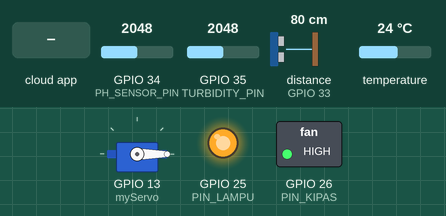
A sketch run on a simulated ESP32. On the bench: servo, switched loads named in the sketch (green lamp = pin HIGH), output pins drawn as LEDs (lit = HIGH). Wiring (inferred from the names in the program): ultrasonic range finder: trigger GPIO 32; echo GPIO 33. Inputs (shaded band) come from the test bench; at power-on: GPIO 34 (PH_SENSOR_PIN) = 2048, GPIO 35 (TURBIDITY_PIN) = 2048, distance to the obstacle (sensor on GPIO 33) 80 cm, temperature 24 °C. The echo pulse lasts 58.3 µs per cm; WiFi joins after 1.5 s; servers stay silent unless stated; the local clock reads 2024-03-15 10:24:30 at power-on unless the sketch sets it; the Firebase database answers and starts empty; pins used as bus, display or sensor lines are not drawn; what the sketch prints to the serial monitor is not drawn.

Above: at 2.7 s.
2.8 s: the phone or cloud app sets kipas to 1
At 4.1 s:
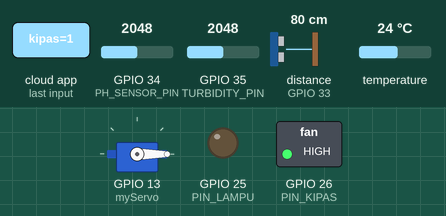
4.6 s: the phone or cloud app sets kipas to 0
At 7.2 s:
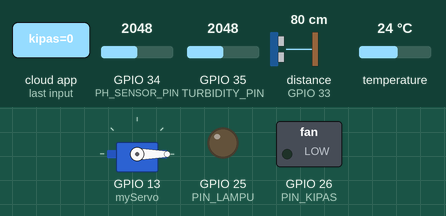
7.5 s: the phone or cloud app sets lampu to 1
At 9.3 s:
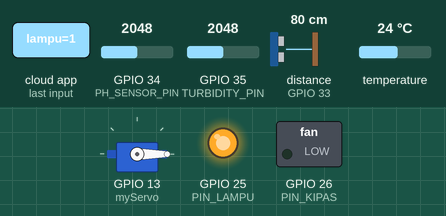
10.4 s: the phone or cloud app sets lampu to 0
At 12.5 s:
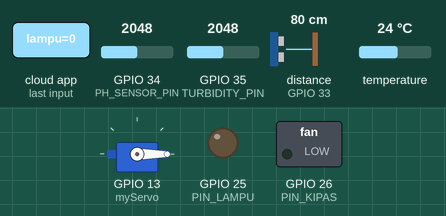
13.2 s: the phone or cloud app sets otomatis to 1
At 15.7 s:
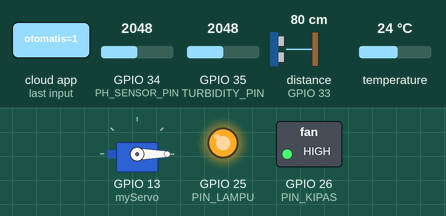
Timing chart, 0 to 17.1 s (numbered marks = the images above; inputs shaded):
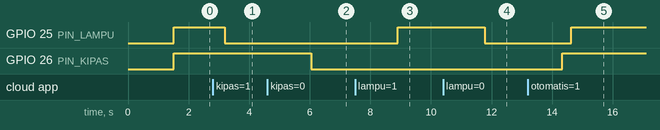

Measured:
- after the input at 2.8 s, GPIO 26 (PIN_KIPAS): stays HIGH (without the input it goes to LOW after 0.39 s)
- after the input at 4.6 s, GPIO 26 (PIN_KIPAS): HIGH → LOW after 1.5 s
- after the input at 7.5 s, GPIO 25 (PIN_LAMPU): LOW → HIGH after 1.4 s
- after the input at 10.4 s, GPIO 25 (PIN_LAMPU): HIGH → LOW after 1.4 s
- after the input at 13.2 s, GPIO 25 (PIN_LAMPU): LOW → HIGH after 1.4 s; GPIO 26 (PIN_KIPAS): LOW → HIGH after 1.1 s

The sketch:

AquaSmart.ino
```cpp
#include <WiFi.h>
#include <Firebase_ESP_Client.h>
#include <OneWire.h>
#include <DallasTemperature.h>
#include <ESP32Servo.h>
#include <time.h>
#include <addons/TokenHelper.h>
#include <addons/RTDBHelper.h>

// WiFi Credentials
#define WIFI_SSID "IN"
#define WIFI_PASSWORD "12345678"

// Firebase Credentials
#define API_KEY "AIzaSyBJfT4uUk4UPqK-FNEKf9yCMGasRzTeZSg"
#define DATABASE_URL "https://fishmonitoring-29c27-default-rtdb.firebaseio.com/"
#define USER_EMAIL "ilhan@gmail.com"
#define USER_PASSWORD "123456"

// Firebase objects
FirebaseData fbdo;
FirebaseAuth auth;
FirebaseConfig config;

unsigned long sendDataPrevMillis = 0;
bool signupOK = false;

// Ultrasonic Sensor
#define echoPin 33
#define trigPin 32
long duration;
float jarak;
float tinggiWadah = 28; // cm
float tinggiAir;

// Temperature Sensor
#define SENSOR_PIN 2
OneWire oneWire(SENSOR_PIN);
DallasTemperature DS18B20(&oneWire);
float tempC;

// pH Sensor
#define PH_SENSOR_PIN 34
float calibration_value = 21.34 - 12.5;
unsigned long int avgval;
int buffer_arr[10], temp;
float ph_act;

// Turbidity Sensor (Kekeruhan)
#define TURBIDITY_PIN 35  // Gunakan pin ADC yang tersedia
const int analogValueLow = 950;    // nilai analog untuk NTU tinggi (keruh)
const int analogValueHigh = 4095;  // nilai analog untuk NTU rendah (jernih)
const float ntuLow = 100.0;
const float ntuHigh = 0.0;
float kekeruhanValue = 0;

// Servo
Servo myServo;
int currentPos = 0;
int lastFirebaseValue = 0;

// Relay Pins
#define PIN_KIPAS 26
#define PIN_LAMPU 25

// NTP Time setup
const char* ntpServer = "pool.ntp.org";
const long gmtOffset_sec = 25200; // GMT+7
const int daylightOffset_sec = 0;

void setup() {
  Serial.begin(9600);

  WiFi.begin(WIFI_SSID, WIFI_PASSWORD);
  Serial.print("Menghubungkan ke WiFi...");
  while (WiFi.status() != WL_CONNECTED) {
    Serial.print(".");
    delay(500);
  }
  Serial.println("\nTerhubung ke WiFi");

  config.api_key = API_KEY;
  config.database_url = DATABASE_URL;
  auth.user.email = USER_EMAIL;
  auth.user.password = USER_PASSWORD;

  Firebase.begin(&config, &auth);
  Firebase.reconnectWiFi(true);

  pinMode(trigPin, OUTPUT);
  pinMode(echoPin, INPUT);
  DS18B20.begin();

  myServo.attach(13);
  myServo.write(0);
  lastFirebaseValue = 0;

  // Time setup
  configTime(gmtOffset_sec, daylightOffset_sec, ntpServer);

  pinMode(PIN_KIPAS, OUTPUT);
  digitalWrite(PIN_KIPAS, HIGH);

  pinMode(PIN_LAMPU, OUTPUT);
  digitalWrite(PIN_LAMPU, HIGH);

  pinMode(TURBIDITY_PIN, INPUT); // kekeruhan
  Serial.println("Setup selesai.");
}

// Fungsi bantu Firebase
int bacaInteger(String path, String label) {
  if (Firebase.RTDB.getInt(&fbdo, path)) {
    if (fbdo.dataType() == "int") return fbdo.intData();
  } else {
    Serial.print("Gagal membaca "); Serial.print(label); Serial.print(": ");
    Serial.println(fbdo.errorReason());
  }
  return -1;
}

bool bacaBool(String path, String label) {
  if (Firebase.RTDB.get(&fbdo, path)) {
    String tipe = fbdo.dataType();
    if (tipe == "boolean") {
      return fbdo.boolData();
    } else if (tipe == "int") {
      return fbdo.intData() != 0;
    } else {
      Serial.print("Tipe data untuk "); Serial.print(label);
      Serial.print(" bukan boolean/int: "); Serial.println(tipe);
    }
  } else {
    Serial.print("Gagal membaca "); Serial.print(label); Serial.print(": ");
    Serial.println(fbdo.errorReason());
  }
  return false;
}

void loop() {
  // === 1. Perintah Servo dari Firebase ===
  int nilaiServo = bacaInteger("/servoValue", "Servo");
  if (nilaiServo == 180) {
    Serial.println("Perintah servo diterima: 180");
    myServo.write(180);
  } else {
    myServo.write(0);
  }

  // === 2. Pembacaan Sensor ===
  // Ultrasonik
  digitalWrite(trigPin, LOW); delayMicroseconds(2);
  digitalWrite(trigPin, HIGH); delayMicroseconds(10);
  digitalWrite(trigPin, LOW);
  duration = pulseIn(echoPin, HIGH);
  jarak = duration * 0.034 / 2;
  tinggiAir = tinggiWadah - jarak;

  // Suhu
  DS18B20.requestTemperatures();
  tempC = DS18B20.getTempCByIndex(0);

  // pH
  for (int i = 0; i < 10; i++) {
    buffer_arr[i] = analogRead(PH_SENSOR_PIN);
    delay(30);
  }
  for (int i = 0; i < 9; i++) {
    for (int j = i + 1; j < 10; j++) {
      if (buffer_arr[i] > buffer_arr[j]) {
        temp = buffer_arr[i];
        buffer_arr[i] = buffer_arr[j];
        buffer_arr[j] = temp;
      }
    }
  }
  avgval = 0;
  for (int i = 2; i < 8; i++) avgval += buffer_arr[i];
  float volt = (float)avgval * 3.3 / 4095.0 / 6;
  ph_act = -5.70 * volt + calibration_value;

  // Kekeruhan
  int turbidityADC = analogRead(TURBIDITY_PIN);
  kekeruhanValue = map(turbidityADC, analogValueLow, analogValueHigh, ntuLow * 100, ntuHigh * 100) / 100.0;
  Serial.print(kekeruhanValue);

  // === 3. Kontrol Otomatis / Manual ===
  bool otomatis = bacaBool("/app/otomatis", "Otomatis"); // ✅ tambahkan ini

  if (otomatis) {
    // Otomatis: kipas berdasarkan suhu
    digitalWrite(PIN_KIPAS, tempC >= 30.0 ? LOW : HIGH);

    // Otomatis: lampu berdasarkan jadwal
    String currentTime = getTimeString();
    String startTime = bacaString("/lamp_schedule/start", "Lamp Start");
    String endTime = bacaString("/lamp_schedule/end", "Lamp End");

    if (isWithinSchedule(currentTime, startTime, endTime)) {
      digitalWrite(PIN_LAMPU, LOW);  // nyala (aktif LOW)
    } else {
      digitalWrite(PIN_LAMPU, HIGH); // mati
    }

  } else {
    // Mode manual
    bool kipasManual = bacaBool("/app/kipas", "Kipas");
    bool lampuManual = bacaBool("/app/lampu", "Lampu");

    digitalWrite(PIN_KIPAS, kipasManual ? HIGH : LOW);
    digitalWrite(PIN_LAMPU, lampuManual ? HIGH : LOW);
  }

  // Get timestamp
  struct tm timeinfo;
  if (!getLocalTime(&timeinfo)) {
    Serial.println("Failed to obtain time");
    return;
  }

  char timeStringBuff[30];
  strftime(timeStringBuff, sizeof(timeStringBuff), "%Y-%m-%d %H:%M:%S", &timeinfo);
  String timeString = String(timeStringBuff);

  // Send Data ke Firebase
  if (Firebase.ready()) {
    FirebaseJson json;
    json.set("tinggiAir", tinggiAir);
    json.set("suhuValue", tempC);
    json.set("phValue", ph_act);
    json.set("kekeruhanValue", kekeruhanValue);
    json.set("timestamp", timeString);
    json.set("timestampMillis", millis());

    String path = "/sensordata/" + String(millis());
    if (Firebase.RTDB.setJSON(&fbdo, path.c_str(), &json)) {
      Serial.println("Data sent to Firebase successfully.");
    } else {
      Serial.println("Failed to send data to Firebase.");
      Serial.println("Reason: " + fbdo.errorReason());
    }
  } else {
    Serial.println("Firebase not ready.");
  }

  // Debug log
  Serial.print("Tinggi Air: "); Serial.println(tinggiAir);
  Serial.print("Suhu: "); Serial.println(tempC);
  Serial.print("pH: "); Serial.println(ph_act);
  Serial.print("Kekeruhan: "); Serial.print(kekeruhanValue); Serial.println(" NTU");

  delay(1000);
}

// =====================
// === FUNGSI BANTU ===
// =====================

String bacaString(String path, String label) {
  if (Firebase.RTDB.getString(&fbdo, path)) {
    return fbdo.stringData();
  } else {
    Serial.print("Gagal membaca "); Serial.print(label); Serial.print(": ");
    Serial.println(fbdo.errorReason());
    return "";
  }
}

String getTimeString() {
  struct tm timeinfo;
  if (!getLocalTime(&timeinfo)) return "";

  char timeString[6];
  strftime(timeString, sizeof(timeString), "%H:%M", &timeinfo);
  return String(timeString);
}

bool isWithinSchedule(String currentTime, String startTime, String endTime) {
  if (currentTime == "" || startTime == "" || endTime == "") return false;

  int now = waktuKeMenit(currentTime);
  int start = waktuKeMenit(startTime);
  int end = waktuKeMenit(endTime);

  if (start <= end) {
    return now >= start && now < end;
  } else {
    return now >= start || now < end;
  }
}

int waktuKeMenit(String waktu) {
  int jam = waktu.substring(0, 2).toInt();
  int menit = waktu.substring(3, 5).toInt();
  return jam * 60 + menit;
}
```
